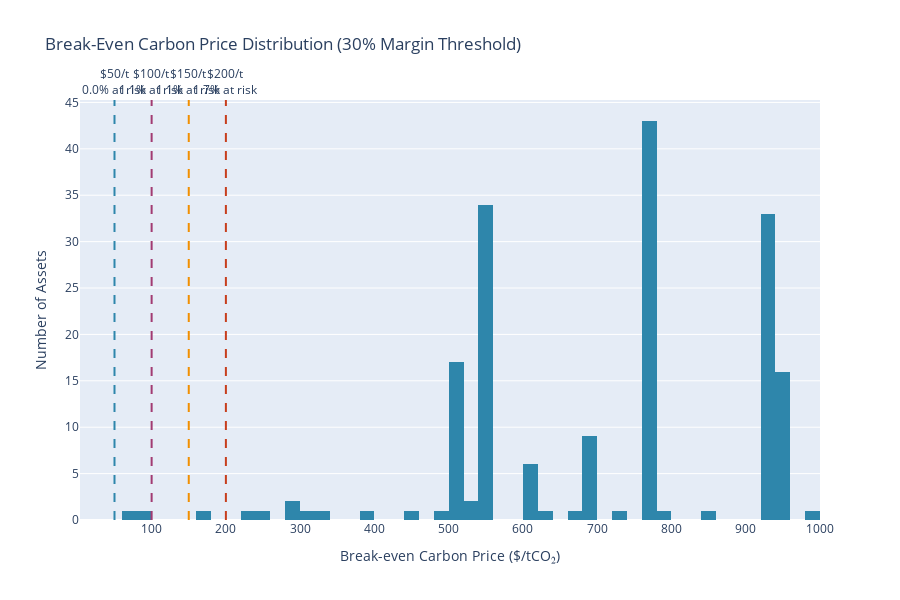

Source (notebook cell):
### Markdown cell above
### 1.2 Break-Even Price Distribution

### Code cell
# Detailed break-even histogram
fig2 = go.Figure()

fig2.add_trace(go.Histogram(
    x=breakeven_valid,
    nbinsx=60,
    marker_color='#2E86AB',
    name='Assets',
    hovertemplate='Break-even: $%{x:.0f}/tCO₂<br>Count: %{y}<extra></extra>'
))

# Add scenario lines
for price in [50, 100, 150, 200]:
    assets_below = (breakeven_valid < price).sum()
    pct_below = assets_below / len(breakeven_valid) * 100
    
    fig2.add_vline(
        x=price,
        line_dash='dash',
        line_color=SCENARIO_COLORS[f'${price}/tCO₂'],
        line_width=2,
        annotation_text=f'${price}/t<br>{pct_below:.1f}% at risk',
        annotation_position='top'
    )

fig2.update_layout(
    title='Break-Even Carbon Price Distribution (30% Margin Threshold)',
    xaxis_title='Break-even Carbon Price ($/tCO₂)',
    yaxis_title='Number of Assets',
    height=600,
    showlegend=False
)

fig2.show()

# Summary table
print("Assets with break-even BELOW scenario price (at risk of stranding):")
for price in [50, 100, 150, 200, 250]:
    count = (breakeven_valid < price).sum()
    pct = count / len(breakeven_valid) * 100
    print(f"  ${price:>3}/tCO₂: {count:>4} assets ({pct:>5.1f}% of portfolio)")

### Figure 1 — Plotly figure (JSON) as saved in the notebook; plotly's stock layout.template omitted (floating-point values rounded to 4 significant figures; data arrays with more than 128 entries replaced by an {"elided": "..."} marker saying what was removed)
{"data": [{"hovertemplate": "Break-even: $%{x:.0f}/tCO₂<br>Count: %{y}<extra></extra>", "marker": {"color": "#2E86AB"}, "name": "Assets", "nbinsx": 60, "type": "histogram", "x": {"elided": "178 float values"}}], "layout": {"annotations": [{"showarrow": false, "text": "$50/t<br>0.0% at risk", "x": 50, "xanchor": "center", "xref": "x", "y": 1, "yanchor": "bottom", "yref": "y domain"}, {"showarrow": false, "text": "$100/t<br>1.1% at risk", "x": 100, "xanchor": "center", "xref": "x", "y": 1, "yanchor": "bottom", "yref": "y domain"}, {"showarrow": false, "text": "$150/t<br>1.1% at risk", "x": 150, "xanchor": "center", "xref": "x", "y": 1, "yanchor": "bottom", "yref": "y domain"}, {"showarrow": false, "text": "$200/t<br>1.7% at risk", "x": 200, "xanchor": "center", "xref": "x", "y": 1, "yanchor": "bottom", "yref": "y domain"}], "height": 600, "shapes": [{"line": {"color": "#2E86AB", "dash": "dash", "width": 2}, "type": "line", "x0": 50, "x1": 50, "xref": "x", "y0": 0, "y1": 1, "yref": "y domain"}, {"line": {"color": "#A23B72", "dash": "dash", "width": 2}, "type": "line", "x0": 100, "x1": 100, "xref": "x", "y0": 0, "y1": 1, "yref": "y domain"}, {"line": {"color": "#F18F01", "dash": "dash", "width": 2}, "type": "line", "x0": 150, "x1": 150, "xref": "x", "y0": 0, "y1": 1, "yref": "y domain"}, {"line": {"color": "#C73E1D", "dash": "dash", "width": 2}, "type": "line", "x0": 200, "x1": 200, "xref": "x", "y0": 0, "y1": 1, "yref": "y domain"}], "showlegend": false, "title": {"text": "Break-Even Carbon Price Distribution (30% Margin Threshold)"}, "xaxis": {"title": {"text": "Break-even Carbon Price ($/tCO₂)"}}, "yaxis": {"title": {"text": "Number of Assets"}}}}
